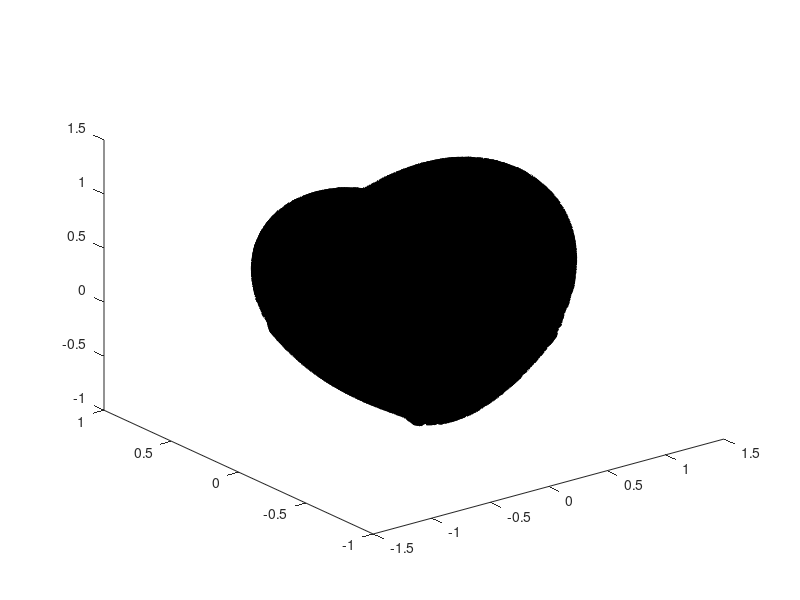

Write MATLAB code to recreate this figure.
close all
clear all
clc

root = 0;
x = -5:0.05:5;
y = -5:0.05:5;
z = -5:0.05:5;
[x,y,z] = meshgrid(x,y,z);
f = power((x.^2+2.25*y.^2+z.^2-1),3)-x.^2.*z.^3-0.1125*y.^2.*z.^3-root;
graph = patch(isosurface(x,y,z,f,0));
view(3)


